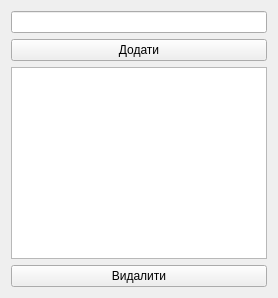
<?xml version="1.0" encoding="UTF-8"?>
<ui version="4.0">
 <class>Form</class>
 <widget class="QWidget" name="Form">
  <property name="windowTitle"><string>Список справ</string></property>
  <layout class="QVBoxLayout" name="verticalLayout">
   <item><widget class="QLineEdit" name="taskEdit"/></item>
   <item><widget class="QPushButton" name="addButton">
    <property name="text"><string>Додати</string></property>
   </widget></item>
   <item><widget class="QListWidget" name="taskList"/></item>
   <item><widget class="QPushButton" name="removeButton">
    <property name="text"><string>Видалити</string></property>
   </widget></item>
  </layout>
 </widget>
 <resources/>
 <connections/>
</ui>
